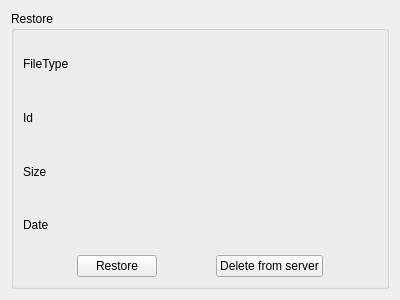
<ui version="4.0" >
 <class>FRWFileRestorePanel</class>
 <widget class="QWidget" name="FRWFileRestorePanel" >
  <property name="geometry" >
   <rect>
    <x>0</x>
    <y>0</y>
    <width>400</width>
    <height>300</height>
   </rect>
  </property>
  <property name="windowTitle" >
   <string>Form</string>
  </property>
  <layout class="QVBoxLayout" >
   <item>
    <widget class="QGroupBox" name="groupBox" >
     <property name="title" >
      <string>Restore</string>
     </property>
     <layout class="QVBoxLayout" >
      <item>
       <layout class="QHBoxLayout" >
        <item>
         <layout class="QVBoxLayout" >
          <item>
           <widget class="QLabel" name="label" >
            <property name="text" >
             <string>FileType</string>
            </property>
           </widget>
          </item>
          <item>
           <widget class="QLabel" name="label_4" >
            <property name="text" >
             <string>Id</string>
            </property>
           </widget>
          </item>
          <item>
           <widget class="QLabel" name="label_2" >
            <property name="text" >
             <string>Size</string>
            </property>
           </widget>
          </item>
          <item>
           <widget class="QLabel" name="label_3" >
            <property name="text" >
             <string>Date</string>
            </property>
           </widget>
          </item>
         </layout>
        </item>
        <item>
         <spacer>
          <property name="orientation" >
           <enum>Qt::Horizontal</enum>
          </property>
          <property name="sizeHint" >
           <size>
            <width>231</width>
            <height>161</height>
           </size>
          </property>
         </spacer>
        </item>
        <item>
         <layout class="QVBoxLayout" >
          <item>
           <widget class="QLabel" name="label_5" >
            <property name="text" >
             <string/>
            </property>
           </widget>
          </item>
          <item>
           <widget class="QLabel" name="label_6" >
            <property name="text" >
             <string/>
            </property>
           </widget>
          </item>
          <item>
           <widget class="QLabel" name="label_7" >
            <property name="text" >
             <string/>
            </property>
           </widget>
          </item>
          <item>
           <widget class="QLabel" name="label_8" >
            <property name="text" >
             <string/>
            </property>
           </widget>
          </item>
         </layout>
        </item>
       </layout>
      </item>
      <item>
       <layout class="QHBoxLayout" >
        <item>
         <spacer>
          <property name="orientation" >
           <enum>Qt::Horizontal</enum>
          </property>
          <property name="sizeHint" >
           <size>
            <width>40</width>
            <height>20</height>
           </size>
          </property>
         </spacer>
        </item>
        <item>
         <widget class="QPushButton" name="pushButton" >
          <property name="text" >
           <string>Restore</string>
          </property>
         </widget>
        </item>
        <item>
         <spacer>
          <property name="orientation" >
           <enum>Qt::Horizontal</enum>
          </property>
          <property name="sizeHint" >
           <size>
            <width>40</width>
            <height>20</height>
           </size>
          </property>
         </spacer>
        </item>
        <item>
         <widget class="QPushButton" name="pushButton_2" >
          <property name="text" >
           <string>Delete from server</string>
          </property>
         </widget>
        </item>
        <item>
         <spacer>
          <property name="orientation" >
           <enum>Qt::Horizontal</enum>
          </property>
          <property name="sizeHint" >
           <size>
            <width>40</width>
            <height>20</height>
           </size>
          </property>
         </spacer>
        </item>
       </layout>
      </item>
     </layout>
    </widget>
   </item>
  </layout>
 </widget>
 <resources/>
 <connections/>
</ui>
